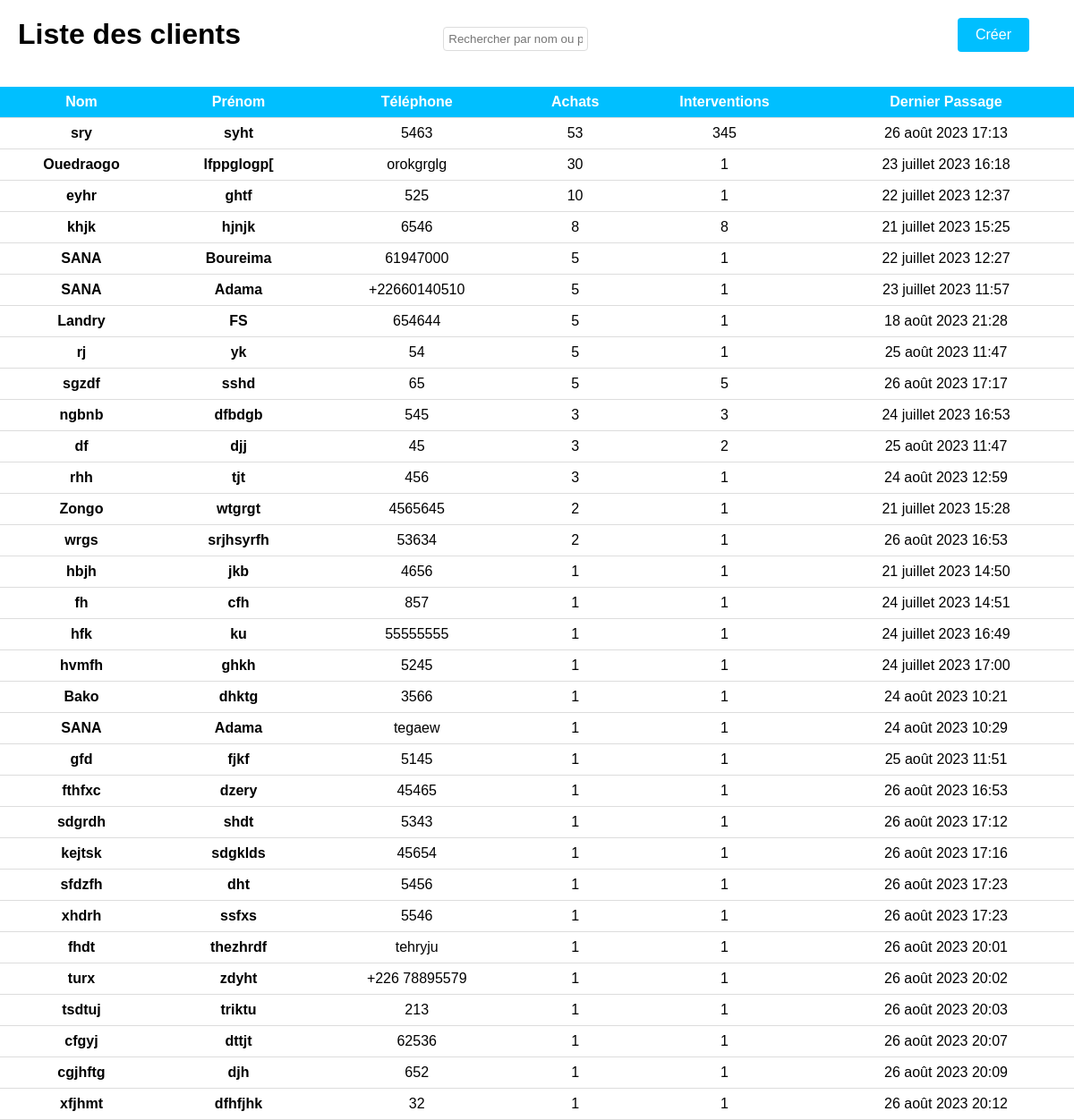
Page /clients (signed in) on the earlier database version.
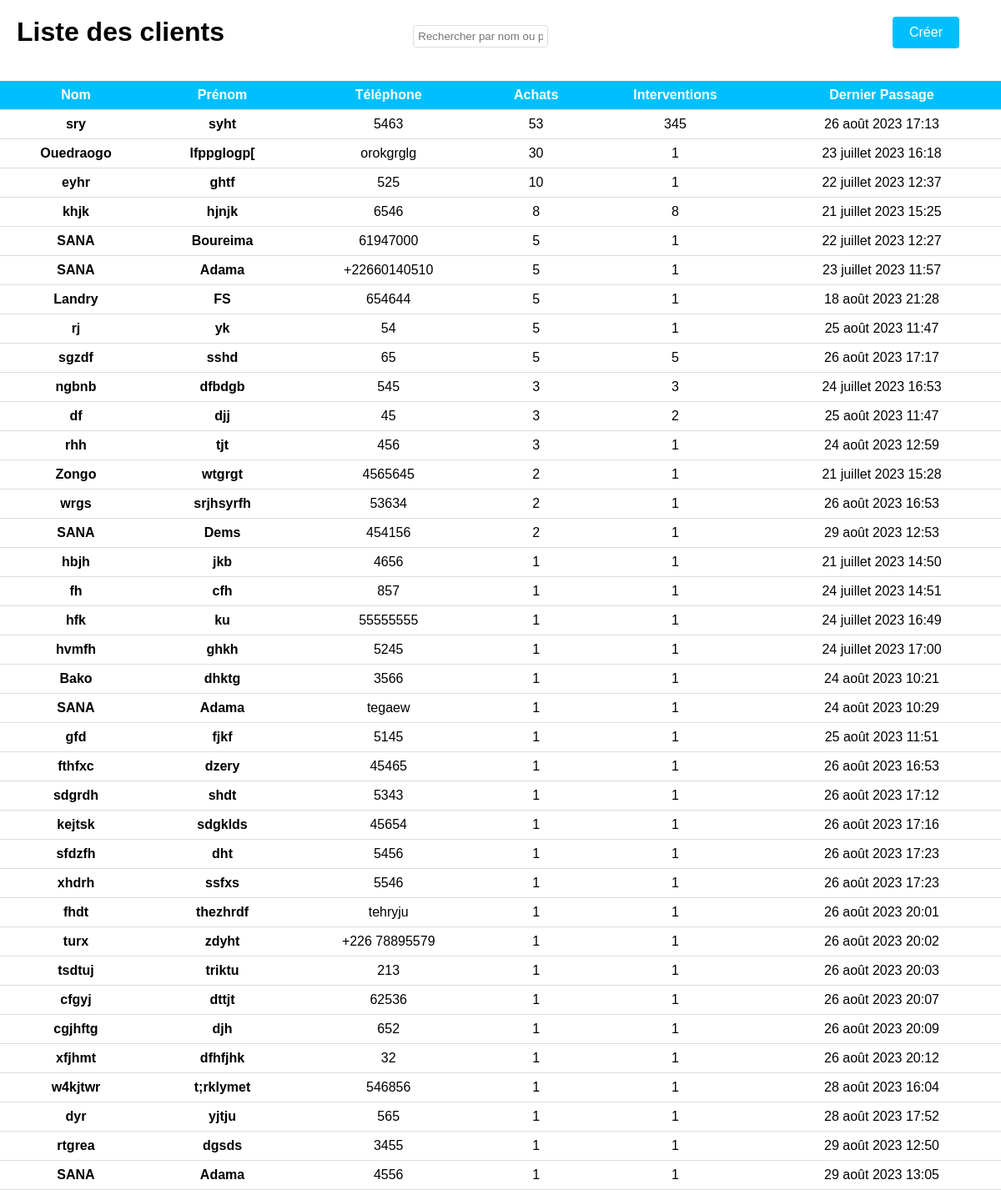
Same page on the later database version.
### Gestion/models.py (models this page shows, shortened)
class Client(models.Model):
    Nom = models.CharField(max_length=25)
    Prenom = models.TextField()
    Telephone = models.CharField(max_length=8)
    Achats = models.IntegerField(default=1)
    Interventions = models.IntegerField(default=1)
    date_added = models.DateTimeField(auto_now=True)
    class meta:
        ordering = ['-date_added']
        verbose_name = ("Client")
        verbose_name_plurial = ("Clients")

### Gestion/views.py (the view)
# urls.py: path('clients', clients, name='page_clients'),
@login_required(login_url='login')
def clients(request):
    user = request.user
    if(request.method =="GET"):
        clients = Client.objects.all()
        clients_tries = sorted(clients, key=lambda client: client.Achats, reverse=True)
        context = {"clients": clients_tries}
        return render(request, "gestion/clients.html", context=context)

### Gestion/templates/gestion/clients.html (shortened to what this page needs)
<!DOCTYPE html>
<html>
<head>
</head>
<body>
    <div class="header">
        <h1>Liste des clients</h1>
        <div class="search-container">
            <input type="text" id="search-input" placeholder="Rechercher par nom ou prénom...">
        </div><br>
        <a href="{% url 'creer_client' %}" style="margin-right: 50px;" class="create-button">Créer</a>
    </div>
    <table class="common-style">
        <tr>
            <th>Nom</th>
            <th>Prénom</th>
            <th>Téléphone</th>
            <th>Achats</th>
            <th>Interventions</th>
            <th>Dernier Passage</th>
        </tr>
        {% for client in clients %}
            <tr onclick="window.location='{% url 'profil_client' client.id %}';">
                <td><span>{{ client.Nom }}</span></td>
                <td><span>{{ client.Prenom }}</span></td>
                <td>{{ client.Telephone }}</td>
                <td>{{ client.Achats }}</td>
                <td>{{ client.Interventions }}</td>
                <td>{{ client.date_added }}</td>
            </tr>
        {% endfor %}
    </table>
</body>
</html>

### Gestion/templates/gestion/clients.html (style rules this page uses)
body { margin: 0; padding: 0; width: 100%; font-family: Arial, sans-serif; }
h1 { color: black; padding: 20px; margin: 0; text-align: center; }
table.common-style { border-collapse: collapse; width: 100%; text-align: center; }
table.common-style th, table.common-style td { padding: 8px; border-bottom: 1px solid #ddd; }
table.common-style th { background-color: #00bfff; color: white; }
span { font-weight: bold; }
.header { display: flex; justify-content: space-between; align-items: center; margin-bottom: 20px; }
.create-button { background-color: #00bfff; color: white; border: none; padding: 10px 20px; text-align: center; text-decoration: none; display: inline-block; font-size: 16px; border-radius: 4px; cursor: pointer; }
tr { cursor: pointer; }
.search-container { margin-top: 10px; }
#search-input { padding: 5px; border: 1px solid #ddd; border-radius: 4px; width: 150px; }

Differences in the rows shown:
added Client: Nom "SANA", Prenom "Dems", Telephone "454156", Achats "2", Interventions "1", date_added "29 août 2023 12:53"
added Client: Nom "w4kjtwr", Prenom "t;rklymet", Telephone "546856", Achats "1", Interventions "1", date_added "28 août 2023 16:04"
added Client: Nom "dyr", Prenom "yjtju", Telephone "565", Achats "1", Interventions "1", date_added "28 août 2023 17:52"
added Client: Nom "rtgrea", Prenom "dgsds", Telephone "3455", Achats "1", Interventions "1", date_added "29 août 2023 12:50"
added Client: Nom "SANA", Prenom "Adama", Telephone "4556", Achats "1", Interventions "1", date_added "29 août 2023 13:05"
